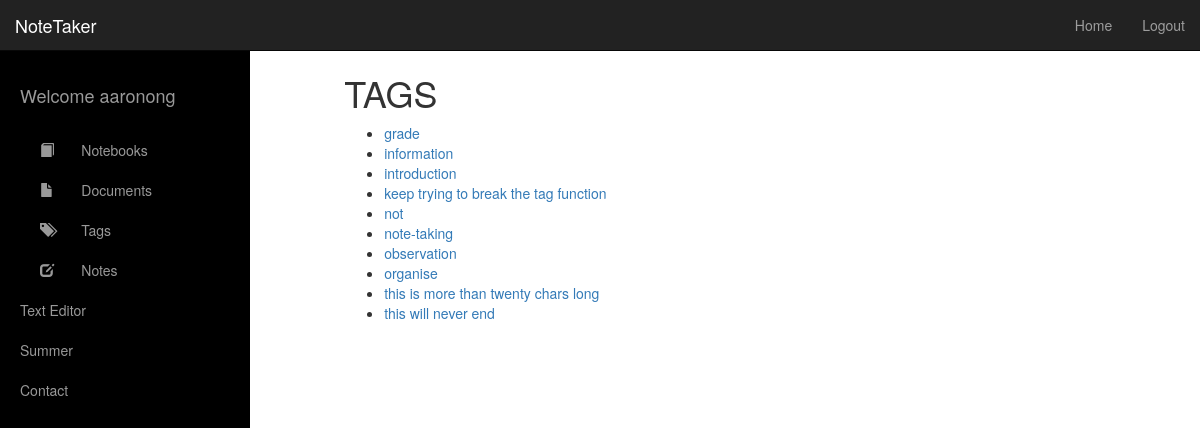
Before: /tags/ (signed in) with the older database file.
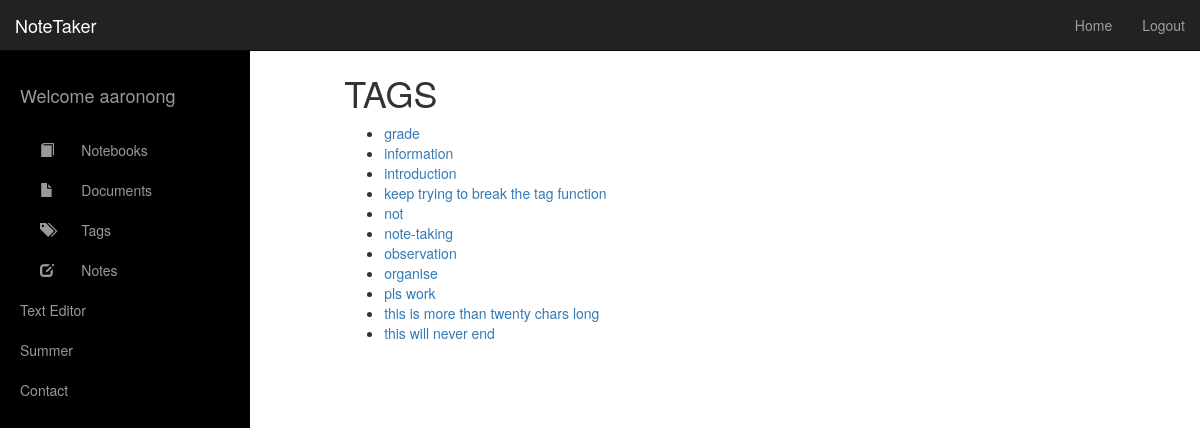
After: the same page with the newer database file.
### notetaker/models.py (models this page shows, shortened)
@python_2_unicode_compatible
class Tags(models.Model):
    tag_text = models.CharField(max_length=20)
    note_ids = models.ManyToManyField(
        Note,
        through='Tagging',
        through_fields=('tag','note')
    )

### notetaker/views.py (the view)
# urls.py: url(r'^tags/$', views.tags, name='tags'),
def tags(request):
    all_tags = Tags.objects.filter(tagging__note__noteauthorization__user=request.user).order_by('tag_text')
    tag_with_notes = {}
    for tag in all_tags:
        tag_with_notes[tag] = Note.objects.filter(noteauthorization__user=request.user, tagging__tag=tag)
    context = {
        'all_tags': tag_with_notes,
    }
    return render(request, 'tags.html', context)

### templates/tags.html (shortened to what this page needs)
{% extends 'base.html' %}
{% load staticfiles %}
{% block content %}
    <h2>Secret header</h2>
    <h1>TAGS</h1>
    {% if all_tags %}
        <ul>
        {% for tag, notes in all_tags.items %}
            <li><a href="/tags/{{ tag.id }}/"> {{ tag.tag_text }}</a></li>
        {% endfor %}
        </ul>
    {% else %}
        <p>No tags are available.</p>
    {% endif %}
{% endblock %}

Changed rows visible on the page:
added Tags: tag_text "pls work"
